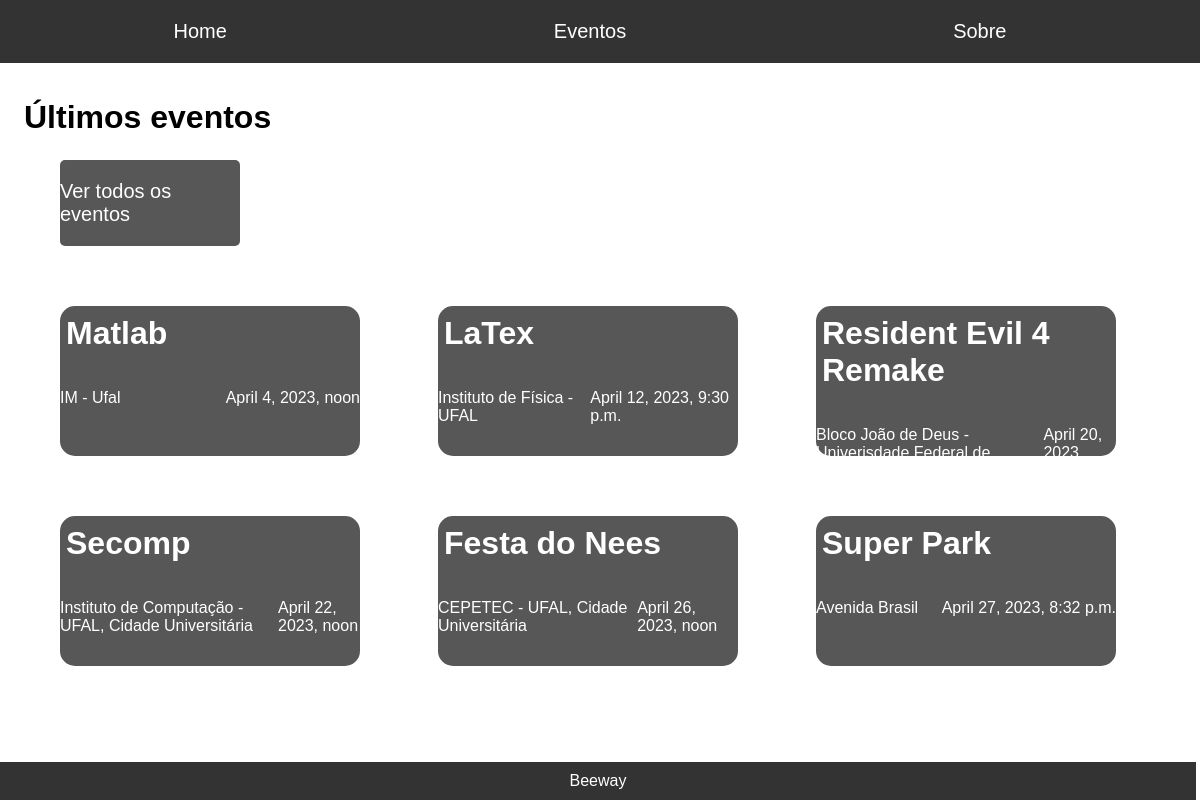
Page /administrador/home (signed in) on the committed database.
### administrador/models.py (models this page shows, shortened)
class Event(models.Model):
    titulo = models.CharField(max_length=50)
    local = models.CharField(max_length=150)
    data_e_hora = models.DateTimeField()
    descricao = models.TextField()

### administrador/views.py (the view)
# urls.py: path('administrador/home', views.Home, name = 'adminhome'),
@user_passes_test(checagem_grupoadmin, login_url = '/accounts/login', redirect_field_name='')
def Home(request):
    eventos = Event.objects.order_by('data_e_hora')[:6]
    return (render(request, 'pages/home.html', {'eventos': eventos}))

### administrador/views.py (called while the page is built)
def checagem_grupoadmin(user):
    group = Group.objects.get(name='Administrador')
    return group in user.groups.all()

### administrador/templates/pages/home.html (shortened to what this page needs)
<!DOCTYPE html>
<html>
<html lang="pt-br"></html>
<head>
	{% load static %}
	<link rel="stylesheet" type="text/css" href="{% static 'home.css' %}">
</head>
<body>
	<header>
		<nav>
				<ul>
					<li><a href="home">Home</a></li>
					<li><a href="todos.eventos">Eventos</a></li>
					<li><a href="sobre">Sobre</a></li>
				</ul>
		</nav>
	</header>
	<h1>Últimos eventos</h1>
	<div class="container" id="todos">
		<a id="todos" href="todos.eventos">
			<p>Ver todos os eventos</p>
		</a>
	</div>
	<div id="ultimos" class="container">
		{% for eventos in eventos %}
		<div class="evento">
			<h1> <a style="text-decoration: none; color: #fff"href= "desc_evento/{{eventos.id}}">{{eventos.titulo}}</a></h1>
			<div class="container" id="info">
				<p>{{eventos.local}}</p>
				<p>{{eventos.data_e_hora}}</p>
			</div>
		</div>
		{% endfor %}
	</div>
	<footer>
		Beeway
	</footer>
</body>
</html>

### beeway/static/home.css (style rules this page uses)
* { font-family: Arial, Helvetica, sans-serif; }
body { background-color: white; margin: 0; padding: 0; }
header { background-color: #333; color: #fff; padding: 20px; }
nav ul { list-style: none; margin: 0; padding: 0; display: flex; font-size: 20px; justify-content: space-around; }
nav li { margin-right: 20px; }
nav a { color: #fff; text-decoration: none; }
h1 { margin-top: 3%; margin-left: 2%; }
.container#todos { background-color: #575757; display: flex; align-items: center; align-content: center; border-radius: 5px; margin-top: 2%; margin-left: 5%; width: 15%; height: 5%; }
a#todos { color: white; text-decoration: none; font-size: 20px; margin: 0px auto; }
.container#ultimos { display: grid; grid-template-columns: repeat(3, 1fr); grid-template-rows: repeat(2, 1fr); gap: 5%; grid-row-gap: 20%; margin: 5% 5% 0px 5%; }
.evento { background-color: #575757; border-radius: 15px; width: 300px; height: 150px; color: white; display: block; }
.container#info { display: flex; justify-content: space-between; }
footer { background-color: #333; color: #fff; text-align: center; padding: 10px; position: absolute; bottom: 0; width: 98%; }

### rows in the picture
Event: titulo "Matlab", local "IM - Ufal", data_e_hora "April 4, 2023, noon"
Event: titulo "LaTex", local "Instituto de Física - UFAL", data_e_hora "April 12, 2023, 9:30 p.m."
Event: titulo "Resident Evil 4 Remake", local "Bloco João de Deus - Univerisdade Federal de Alagoas, Cidade Universitária", data_e_hora "April 20, 2023, 8:04 a.m."
Event: titulo "Secomp", local "Instituto de Computação - UFAL, Cidade Universitária", data_e_hora "April 22, 2023, noon"
Event: titulo "Festa do Nees", local "CEPETEC - UFAL, Cidade Universitária", data_e_hora "April 26, 2023, noon"
Event: titulo "Super Park", local "Avenida Brasil", data_e_hora "April 27, 2023, 8:32 p.m."
